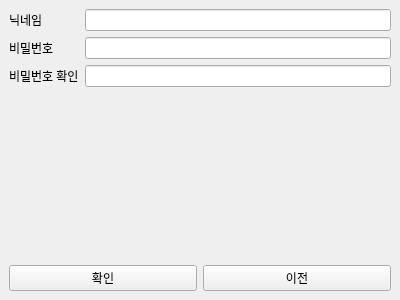
<?xml version="1.0" encoding="UTF-8"?>
<ui version="4.0">
	<class>Signup</class>
	<widget class="QMainWindow" name="Signup">
		<property name="geometry">
			<rect>
				<x>0</x>
				<y>0</y>
				<width>400</width>
				<height>300</height>
			</rect>
		</property>
		<property name="windowTitle">
			<string>회원가입</string>
		</property>
		<widget class="QWidget" name="centralwidget">
			<layout class="QVBoxLayout" name="verticalLayout" >
				<item>
					<layout class="QFormLayout" name="formLayout">
						<item row="0" column="0">
							<widget class="QLabel" name="labelNickname">
								<property name="text">
									<string>닉네임</string>
								</property>
							</widget>
						</item>
						<item row="0" column="1">
							<widget class="QLineEdit" name="nicknameEdit"/>
						</item>
						<item row="1" column="0">
							<widget class="QLabel" name="labelPassword">
								<property name="text">
									<string>비밀번호</string>
								</property>
							</widget>
						</item>
						<item row="1" column="1">
							<widget class="QLineEdit" name="passwordEdit">
								<property name="echoMode">
									<enum>QLineEdit::Password</enum>
								</property>
							</widget>
						</item>
						<item row="2" column="0">
							<widget class="QLabel" name="labelConfirm">
								<property name="text">
									<string>비밀번호 확인</string>
								</property>
							</widget>
						</item>
						<item row="2" column="1">
							<widget class="QLineEdit" name="confirmEdit">
								<property name="echoMode">
									<enum>QLineEdit::Password</enum>
								</property>
							</widget>
						</item>
					</layout>
				</item>
				<item>
					<layout class="QHBoxLayout" name="buttonLayout">
						<item>
							<widget class="QPushButton" name="signupBtn">
								<property name="text">
									<string>확인</string>
								</property>
							</widget>
						</item>
						<item>
							<widget class="QPushButton" name="backBtn">
								<property name="text">
									<string>이전</string>
								</property>
							</widget>
						</item>
					</layout>
				</item>
			</layout>
		</widget>
	</widget>
	<resources/>
	<connections/>
</ui>
